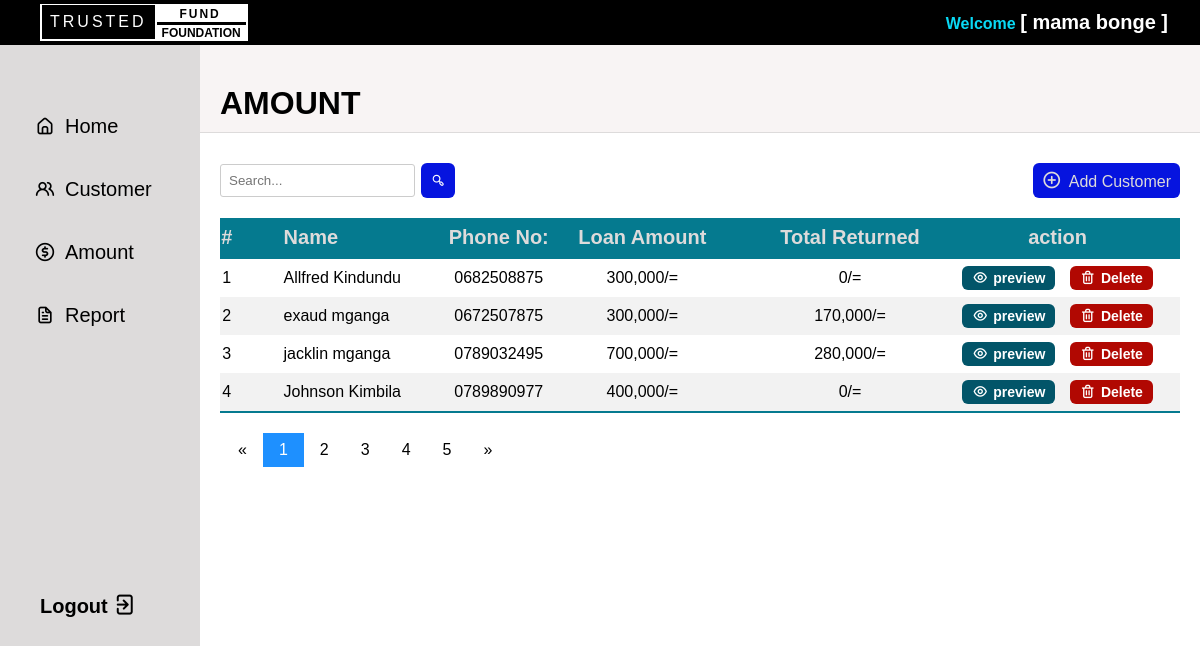
The app's page /Pages/Amount/amount.php (signed in) with its own data.
### tables this page shows
CREATE TABLE `user` (
  `user_id` int(11) NOT NULL,
  `user_name` varchar(225) NOT NULL,
  `user_email` varchar(225) NOT NULL,
  `user_password` varchar(255) NOT NULL
);

CREATE TABLE `customer` (
  `customer_id` int(11) NOT NULL,
  `customer_name` varchar(225) NOT NULL,
  `phone_no` int(11) NOT NULL,
  `fund_amount` int(11) NOT NULL,
  `customer_date` date NOT NULL,
  `return_amount` int(11) NOT NULL
);

### Pages/function_log.php (called while the page is built, shortened)
<?php
function check_login($conn)
{
	if(isset($_SESSION['user_id'])){
		$id = $_SESSION['user_id'];
		$query = "SELECT * FROM user WHERE user_id = '$id' limit 1";
		$result = mysqli_query($conn,$query);
		if($result && mysqli_num_rows($result) > 0)
		{
			$user_data = mysqli_fetch_assoc($result);
			return $user_data;
		}
	}
	die;
}
if (isset($_POST['search'])) {
    $searchQuery = $_POST['search'];
	$query = "SELECT customer.customer_id, customer.customer_name, customer.phone_no, customer.customer_date, customer.fund_amount, customer.return_amount, SUM(date_cush.dc_return_amount) AS total_return_amount, date_cush.dc_return_amount FROM date_cush RIGHT JOIN customer ON customer.customer_id = date_cush.customer_id WHERE customer.customer_name = '$searchQuery' limit 1;";
    $result = mysqli_query($conn, $query);
	$resultsearch = $result;
	return $resultsearch;
}
else{
	if(isset($_GET['page_no'])){
		$page_number = $_GET["page_no"];
	}
	else{
		$page_number = 1;
	}
	$limit = 4;
		$initial_page = ($page_number-1) * $limit;
		$query = "SELECT customer.customer_id, customer.customer_name, customer.phone_no, customer.customer_date, customer.fund_amount, customer.return_amount, SUM(date_cush.dc_return_amount) AS total_return_amount, date_cush.dc_return_amount FROM date_cush RIGHT JOIN customer ON customer.customer_id = date_cush.customer_id GROUP BY customer_id ORDER BY `customer_name` ASC LIMIT $initial_page,$limit";
		$result = mysqli_query($conn, $query);
		$resultsearch = $result;
return $resultsearch;
}
die("No database");
?>

### Pages/Amount/amount.php (the view, shortened to what this page needs)
<?php
include("../../DB-connection/connect_php.php");
include("../function_log.php");
$user_data = check_login($conn);
?>
<!DOCTYPE html>
<html>
<head>
    <link rel="stylesheet" href="amount.css">
    <link rel="stylesheet" href="https://unicons.iconscout.com/release/v4.0.8/css/line.css">
</head>
<body>
<div class="container" id="main-page">
    <div class="menubar">
        <span class="outer-box">
        <h3 class="trusted">TRUSTED</h3>
        <span class="fund-foundation">
          <h3 class="fund">FUND</h3>
          <h3 class="foundation">FOUNDATION</h3>
        </span></span>
        <h3>Welcome <b>[ <?php echo $user_data['user_name'];?> ]</b></h3>
    </div>
    <nav>
        <div class="menu-list">
            <ul>
                <li><a href="../dashboard/dashboard.php"><i class="uil uil-estate"></i>Home</a></li>
                <li><a href="../customer/customer.php"><i class="uil uil-users-alt"></i>Customer</a></li>
                <li><a href="#"><i class="uil uil-usd-circle"></i>Amount</a></li>
                <li><a href="../report/report.php"><i class="uil uil-file-alt"></i>Report</a></li>
            </ul>
        </div>
        <div class="log-out">
            <a href="../Logout.php">Logout<i class="uil uil-signout"></i></a>
        </div>
    </nav>
    <div class="container_1">
        <div class="disp">
            <h1>AMOUNT</h1>
        </div>
        <div class="tables">
            <div class="search">
                <form method="POST">
                    <input type="text"  name="search" placeholder="Search...">
                    <button type="submit" id="search"><i class="uil uil-search-alt"></i></button>
                </form>
            </div>
            <a href="#" class="btn" onclick="open_add_form()"><i class="uil uil-plus-circle"></i>Add Customer</a>
            <table>
                <thead>
                <tr>
                    <th>#</th>
                    <th class="name">Name</th>
                    <th>Phone No:</th>
                    <th class="amount">Loan Amount</th>
                    <th>Total Returned</th>
                    <th>action</th>
                </tr>
                </thead>
                <tbody>
                <?php
                $counter = 0;
                while($form_data = mysqli_fetch_assoc($result)){
                    $counter++;
                    ?>
                    <tr>
                        <td><?php echo $counter; ?></td>
                        <td class="name"><?php echo $form_data['customer_name']; ?></td>
                        <td>0<?php echo $form_data['phone_no']; ?></td>
                        <td class="amount"><?php echo number_format($form_data['fund_amount']); ?>/=</td>
                        <td><?php echo number_format($form_data['total_return_amount']);?>/=</td>
                        <td><b>
                                <a href="../preview/preview.php?viewid=<?php echo$form_data['customer_id']?>" class="view"><i class="uil uil-eye"></i>preview</a>
                                <a href="customer.php?deleteid=<?php echo$form_data['customer_id']?>" class="delete"><i class="uil uil-trash-alt"></i>Delete</a>
                            </b></td>
                    </tr>
                <?php };?>
                </tbody>
            </table>
            <div class="pagination">
                <a href="#">&laquo;</a>
                <a class="active" href="amount.php">1</a>
                <a href="amount.php?page_no=2">2</a>
                <a href="amount.php?page_no=3">3</a>
                <a href="amount.php?page_no=4">4</a>
                <a href="amount.php?page_no=5">5</a>
                <a href="#">&raquo;</a>
            </div>
        </div>
    </div>
</div>
<div class="add-customer" id="add-customer-form">
    <div class="customer-form">
        <h1>New customer</h1><span><i class="uil uil-times-square"onclick=" close_add_form()" id="add-times-square"></i><i class="uil uil-times" id="add-times"></i></span>
        <form action="add_customer_customer.php" method="post">
            <label for="name">Customer</label>
            <label for="phone_no">Phone No:</label>
            <label for="amount">Funded Amount</label>
            <label for="date">Dete</label>
            <label for="returned_amount">Returned Fund</label>
            <button type="submit">Save<i class="uil uil-message"></i></button>
        </form>
    </div>
</div>
</body>
</html>

### records on screen
user: user_name "mama bonge"
customer: customer_name "Allfred Kindundu", phone_no "682508875", fund_amount "300,000", total_return_amount "0"
customer: customer_name "exaud mganga", phone_no "672507875", fund_amount "300,000", total_return_amount "170,000"
customer: customer_name "jacklin mganga", phone_no "789032495", fund_amount "700,000", total_return_amount "280,000"
customer: customer_name "Johnson Kimbila", phone_no "789890977", fund_amount "400,000", total_return_amount "0"
